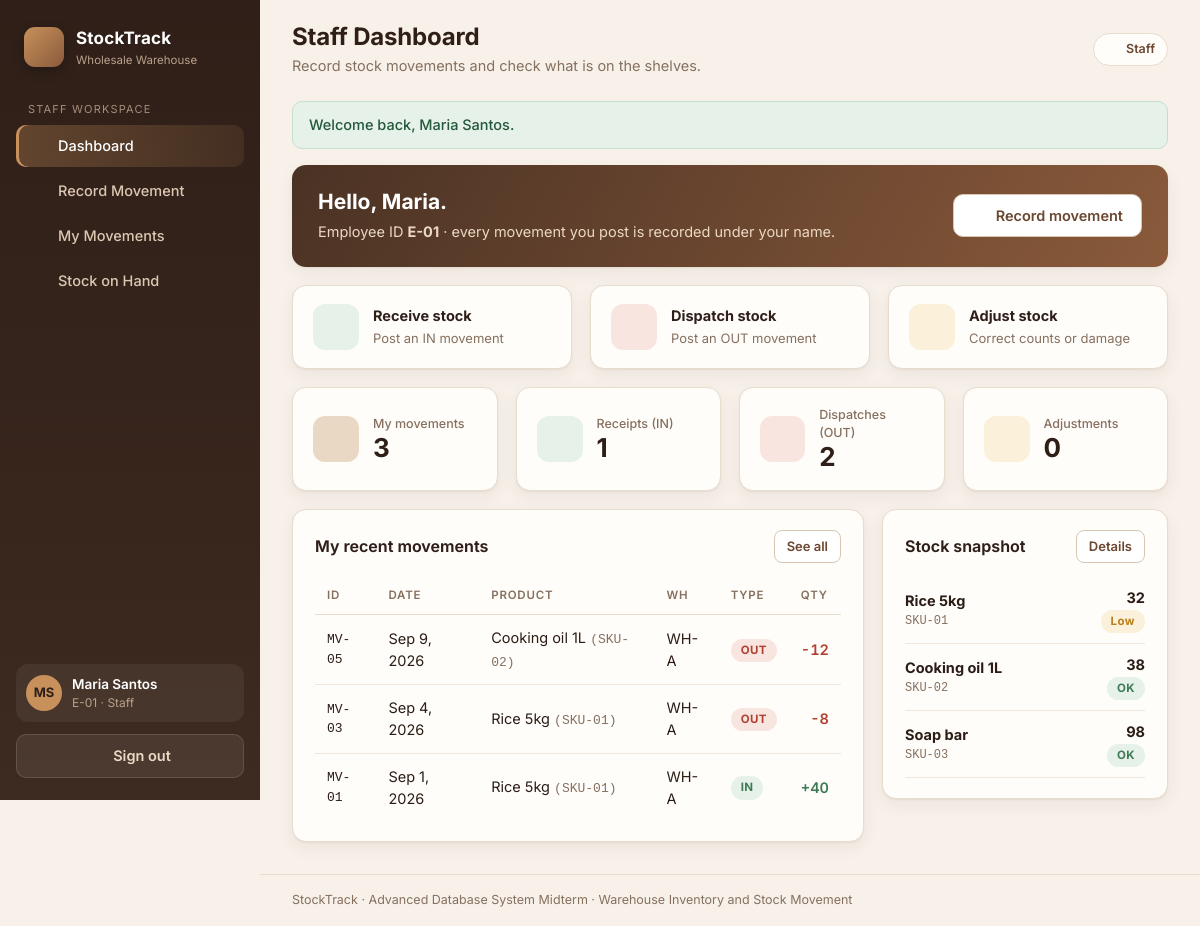
The app's page /staff/dashboard.php (signed in) with its own data.
### tables this page shows
CREATE TABLE users (
  user_id       INT UNSIGNED NOT NULL AUTO_INCREMENT,
  employee_code VARCHAR(20)  NOT NULL,
  full_name     VARCHAR(100) NOT NULL,
  email         VARCHAR(120) NOT NULL,
  password_hash VARCHAR(255) NOT NULL,
  role          ENUM('manager','staff') NOT NULL DEFAULT 'staff',
  is_active     TINYINT(1)   NOT NULL DEFAULT 1,
  created_at    TIMESTAMP    NOT NULL DEFAULT CURRENT_TIMESTAMP,
  PRIMARY KEY (user_id),
  UNIQUE KEY uq_users_employee_code (employee_code),
  UNIQUE KEY uq_users_email (email)
);

CREATE TABLE stock_movements (
  movement_id    INT UNSIGNED NOT NULL AUTO_INCREMENT,
  movement_date  DATE         NOT NULL,
  sku            VARCHAR(20)  NOT NULL,
  warehouse_code VARCHAR(10)  NOT NULL,
  movement_type  ENUM('IN','OUT','ADJUST') NOT NULL,
  quantity       INT          NOT NULL,
  handled_by     INT UNSIGNED NOT NULL,
  remarks        VARCHAR(255) NULL,
  posted_at      TIMESTAMP    NOT NULL DEFAULT CURRENT_TIMESTAMP,
  PRIMARY KEY (movement_id),
  KEY idx_mov_sku_wh   (sku, warehouse_code),
  KEY idx_mov_date     (movement_date),
  KEY idx_mov_handler  (handled_by),
  CONSTRAINT fk_mov_product   FOREIGN KEY (sku)            REFERENCES products   (sku)
    ON UPDATE CASCADE ON DELETE RESTRICT,
  CONSTRAINT fk_mov_warehouse FOREIGN KEY (warehouse_code) REFERENCES warehouses (warehouse_code)
    ON UPDATE CASCADE ON DELETE RESTRICT,
  CONSTRAINT fk_mov_employee  FOREIGN KEY (handled_by)     REFERENCES users      (user_id)
    ON UPDATE CASCADE ON DELETE RESTRICT,
  CONSTRAINT chk_mov_quantity CHECK (
    (movement_type IN ('IN','OUT') AND quantity > 0) OR
    (movement_type = 'ADJUST'      AND quantity <> 0)
  )
);

CREATE TABLE products (
  sku           VARCHAR(20)  NOT NULL,
  product_name  VARCHAR(100) NOT NULL,
  category_id   INT UNSIGNED NOT NULL,
  supplier_code VARCHAR(10)  NOT NULL,
  reorder_level INT UNSIGNED NOT NULL DEFAULT 10,
  is_active     TINYINT(1)   NOT NULL DEFAULT 1,
  PRIMARY KEY (sku),
  CONSTRAINT fk_products_category
    FOREIGN KEY (category_id)   REFERENCES categories (category_id)
    ON UPDATE CASCADE ON DELETE RESTRICT,
  CONSTRAINT fk_products_supplier
    FOREIGN KEY (supplier_code) REFERENCES suppliers (supplier_code)
    ON UPDATE CASCADE ON DELETE RESTRICT
);

### staff/dashboard.php (the view, shortened to what this page needs)
<?php
require_once __DIR__ . '/../includes/bootstrap.php';
$user = require_role('staff');
$pdo = db();
$st = $pdo->prepare(
    "SELECT COUNT(*) AS total,
            COALESCE(SUM(movement_type = 'IN'), 0)     AS ins,
            COALESCE(SUM(movement_type = 'OUT'), 0)    AS outs,
            COALESCE(SUM(movement_type = 'ADJUST'), 0) AS adjs
       FROM stock_movements WHERE handled_by = ?"
);
$st->execute([$user['id']]);
$mine = $st->fetch();
$st = $pdo->prepare(
    'SELECT m.movement_id, m.movement_date, m.sku, p.product_name, m.warehouse_code, m.movement_type, m.quantity
       FROM stock_movements m JOIN products p ON p.sku = m.sku
      WHERE m.handled_by = ? ORDER BY m.movement_id DESC LIMIT 6'
);
$st->execute([$user['id']]);
$recent = $st->fetchAll();
$stock = $pdo->query(
    'SELECT sku, product_name, SUM(on_hand) AS total, MAX(reorder_level) AS reorder
       FROM v_stock_on_hand WHERE is_active = 1
      GROUP BY sku, product_name ORDER BY sku'
)->fetchAll();
$pageTitle = 'Staff Dashboard';
$pageSub   = 'Record stock movements and check what is on the shelves.';
$active    = 'dashboard';
require __DIR__ . '/../includes/header.php';
?>
<div class="hero">
  <div>
    <h2>Hello, <?= e(explode(' ', $user['name'])[0]) ?>.</h2>
    <p>Employee ID <strong><?= e($user['code']) ?></strong> &middot; every movement you post is recorded under your name.</p>
  </div>
  <a class="btn btn-outline" href="<?= e(url('staff/new_movement.php')) ?>"><?= icon('plus', 16) ?> Record movement</a>
</div>
<div class="grid grid-3 mt">
  <a class="action-card" href="<?= e(url('staff/new_movement.php?type=IN')) ?>">
    <div class="stat-ico in"><?= icon('arrow-in', 22) ?></div>
    <div><strong>Receive stock</strong><span class="s">Post an IN movement</span></div>
  </a>
  <a class="action-card" href="<?= e(url('staff/new_movement.php?type=OUT')) ?>">
    <div class="stat-ico out"><?= icon('arrow-out', 22) ?></div>
    <div><strong>Dispatch stock</strong><span class="s">Post an OUT movement</span></div>
  </a>
  <a class="action-card" href="<?= e(url('staff/new_movement.php?type=ADJUST')) ?>">
    <div class="stat-ico warn"><?= icon('sliders', 22) ?></div>
    <div><strong>Adjust stock</strong><span class="s">Correct counts or damage</span></div>
  </a>
</div>
<div class="grid grid-4 mt">
  <div class="card stat"><div class="stat-ico"><?= icon('list', 22) ?></div><div><div class="stat-label">My movements</div><div class="stat-value"><?= (int)$mine['total'] ?></div></div></div>
  <div class="card stat"><div class="stat-ico in"><?= icon('arrow-in', 22) ?></div><div><div class="stat-label">Receipts (IN)</div><div class="stat-value"><?= (int)$mine['ins'] ?></div></div></div>
  <div class="card stat"><div class="stat-ico out"><?= icon('arrow-out', 22) ?></div><div><div class="stat-label">Dispatches (OUT)</div><div class="stat-value"><?= (int)$mine['outs'] ?></div></div></div>
  <div class="card stat"><div class="stat-ico warn"><?= icon('sliders', 22) ?></div><div><div class="stat-label">Adjustments</div><div class="stat-value"><?= (int)$mine['adjs'] ?></div></div></div>
</div>
<div class="grid grid-main mt">
  <div class="card">
    <div class="card-head">
      <div class="card-title">My recent movements</div>
      <a class="btn btn-outline btn-sm" href="<?= e(url('staff/my_movements.php')) ?>">See all</a>
    </div>
    <div class="table-wrap">
      <table class="table">
        <thead><tr><th>ID</th><th>Date</th><th>Product</th><th>WH</th><th>Type</th><th class="num">Qty</th></tr></thead>
        <tbody>
        <?php foreach ($recent as $r): ?>
          <tr>
            <td class="mono"><?= e(movement_code((int)$r['movement_id'])) ?></td>
            <td><?= e(fmt_date($r['movement_date'])) ?></td>
            <td><?= e($r['product_name']) ?> <span class="muted mono">(<?= e($r['sku']) ?>)</span></td>
            <td><?= e($r['warehouse_code']) ?></td>
            <td><?= type_badge($r['movement_type']) ?></td>
            <td class="num"><?= signed_qty($r['movement_type'], (int)$r['quantity']) ?></td>
          </tr>
        <?php endforeach; ?>
        </tbody>
      </table>
    </div>
  </div>
  <div class="card" style="align-self:start">
    <div class="card-head"><div class="card-title">Stock snapshot</div><a class="btn btn-outline btn-sm" href="<?= e(url('stock.php')) ?>">Details</a></div>
    <?php foreach ($stock as $s):
        $low = (int)$s['total'] <= (int)$s['reorder']; ?>
      <div style="display:flex;justify-content:space-between;align-items:center;padding:10px 0;border-bottom:1px solid #f0e6d9">
        <div><strong><?= e($s['product_name']) ?></strong><div class="muted mono" style="font-size:12px"><?= e($s['sku']) ?></div></div>
        <div style="text-align:right">
          <strong><?= fmt_qty($s['total']) ?></strong>
          <div><span class="badge <?= $low ? 'badge-low' : 'badge-ok' ?>"><?= $low ? 'Low' : 'OK' ?></span></div>
        </div>
      </div>
    <?php endforeach; ?>
  </div>
</div>
<?php require __DIR__ . '/../includes/footer.php'; ?>

### includes/header.php (shortened to what this page needs)
<?php
$user = current_user();
$role = $user['role'] ?? 'staff';
$nav = $role === 'manager'
    ? [
        ['dashboard', 'Dashboard',      'manager/dashboard.php',  'dashboard'],
        ['stock',     'Stock on Hand',  'stock.php',              'layers'],
        ['ledger',    'Movement Ledger','manager/movements.php',  'list'],
        ['products',  'Products',       'manager/products.php',   'box'],
        ['suppliers', 'Suppliers',      'manager/suppliers.php',  'truck'],
        ['users',     'Users & Roles',  'manager/users.php',      'users'],
      ]
    : [
        ['dashboard', 'Dashboard',       'staff/dashboard.php',     'dashboard'],
        ['record',    'Record Movement', 'staff/new_movement.php',  'plus'],
        ['mine',      'My Movements',    'staff/my_movements.php',  'list'],
        ['stock',     'Stock on Hand',   'stock.php',               'layers'],
      ];
$initials = '';
foreach (preg_split('/\s+/', trim($user['name'] ?? 'U')) as $part) {
    $initials .= mb_strtoupper(mb_substr($part, 0, 1));
    if (mb_strlen($initials) >= 2) break;
}
?>
<!DOCTYPE html>
<html lang="en">
<head>
  <link rel="stylesheet" href="<?= e(url('assets/css/style.css')) ?>">
</head>
<body>
<div class="app">
  <aside class="sidebar" id="sidebar">
    <div class="brand">
      <span class="brand-mark"><?= icon('box', 20) ?></span>
      <div>
        <div class="brand-name"><?= e(APP_NAME) ?></div>
        <div class="brand-sub">Wholesale Warehouse</div>
      </div>
    </div>
    <div class="nav-label"><?= $role === 'manager' ? 'Manager workspace' : 'Staff workspace' ?></div>
    <nav class="nav">
      <?php foreach ($nav as [$key, $label, $path, $ico]): ?>
        <a href="<?= e(url($path)) ?>" class="nav-link <?= ($active ?? '') === $key ? 'is-active' : '' ?>">
          <?= icon($ico) ?><span><?= e($label) ?></span>
        </a>
      <?php endforeach; ?>
    </nav>
    <div class="sidebar-foot">
      <div class="user-chip">
        <span class="avatar"><?= e($initials) ?></span>
        <div class="user-meta">
          <div class="user-name"><?= e($user['name'] ?? '') ?></div>
          <div class="user-role"><?= e($user['code'] ?? '') ?> &middot; <?= e(ucfirst($role)) ?></div>
        </div>
      </div>
      <form method="post" action="<?= e(url('logout.php')) ?>">
        <button type="submit" class="btn btn-ghost btn-block"><?= icon('logout', 16) ?> Sign out</button>
      </form>
    </div>
  </aside>
  <div class="main">
    <header class="topbar">
      <div>
        <h1 class="page-title"><?= e($pageTitle ?? '') ?></h1>
        <?php if (!empty($pageSub)): ?><p class="page-sub"><?= e($pageSub) ?></p><?php endif; ?>
      </div>
      <div class="topbar-right">
        <span class="role-pill role-<?= e($role) ?>"><?= icon('shield', 14) ?> <?= e(ucfirst($role)) ?></span>
      </div>
    </header>
    <main class="content">
      <?php foreach (pull_flashes() as $f): ?>
        <div class="alert alert-<?= e($f['type']) ?>"><?= e($f['message']) ?></div>
      <?php endforeach; ?>

### includes/bootstrap.php (shortened to what this page needs)
<?php
function db(): PDO
{
    static $pdo = null;
    if ($pdo === null) {
        $dsn = 'mysql:host=' . DB_HOST . ';port=' . DB_PORT . ';dbname=' . DB_NAME . ';charset=utf8mb4';
        try {
            $pdo = new PDO($dsn, DB_USER, DB_PASS, [
                PDO::ATTR_ERRMODE            => PDO::ERRMODE_EXCEPTION,
                PDO::ATTR_DEFAULT_FETCH_MODE => PDO::FETCH_ASSOC,
                PDO::ATTR_EMULATE_PREPARES   => false,
            ]);
        } catch (PDOException $e) {
            http_response_code(500);
            exit('<h2 style="font-family:sans-serif;color:#5d4037">Database connection failed.</h2>'
               . '<p style="font-family:sans-serif">Start MySQL in XAMPP, import <code>database/warehouse_inventory.sql</code>, '
               . 'and check <code>config/config.php</code>.</p>');
        }
    }
    return $pdo;
}
function e(?string $value): string
{
    return htmlspecialchars((string)$value, ENT_QUOTES | ENT_SUBSTITUTE, 'UTF-8');
}
function url(string $path = ''): string
{
    return BASE_URL . '/' . ltrim($path, '/');
}
function pull_flashes(): array
{
    $items = $_SESSION['flash'] ?? [];
    return $items;
}
function movement_code(int $id): string
{
    return 'MV-' . str_pad((string)$id, 2, '0', STR_PAD_LEFT);
}
function fmt_date(string $date): string
{
    $t = strtotime($date);
    return $t ? date('M j, Y', $t) : $date;
}
function fmt_qty(int|string $n): string
{
    return number_format((int)$n);
}
function type_badge(string $type): string
{
    $map = ['IN' => 'badge-in', 'OUT' => 'badge-out', 'ADJUST' => 'badge-adjust'];
    return '<span class="badge ' . ($map[$type] ?? '') . '">' . e($type) . '</span>';
}
function signed_qty(string $type, int $qty): string
{
    if ($type === 'OUT') {
        return '<span class="qty-neg">-' . fmt_qty($qty) . '</span>';
    }
    return '<span class="qty-pos">+' . fmt_qty($qty) . '</span>';
}
function current_user(): ?array
{
    return $_SESSION['user'] ?? null;
}
function require_login(): array
{
    $user = current_user();
    $st = db()->prepare('SELECT role, is_active FROM users WHERE user_id = ?');
    $st->execute([$user['id']]);
    return $user;
}
function require_role(string ...$roles): array
{
    $user = require_login();
    return $user;
}
function icon(string $name, int $size = 18): string
{
    $paths = [
        'dashboard' => '<rect x="3" y="3" width="7" height="9" rx="1"/><rect x="14" y="3" width="7" height="5" rx="1"/><rect x="14" y="12" width="7" height="9" rx="1"/><rect x="3" y="16" width="7" height="5" rx="1"/>',
        'box'       => '<path d="M21 8 12 3 3 8v8l9 5 9-5V8z"/><path d="M3 8l9 5 9-5M12 13v8"/>',
        'layers'    => '<path d="M12 2 2 7l10 5 10-5-10-5z"/><path d="M2 17l10 5 10-5M2 12l10 5 10-5"/>',
        'list'      => '<path d="M8 6h13M8 12h13M8 18h13M3 6h.01M3 12h.01M3 18h.01"/>',
        'truck'     => '<path d="M1 3h15v13H1zM16 8h4l3 3v5h-7V8z"/><circle cx="5.5" cy="18.5" r="2"/><circle cx="18.5" cy="18.5" r="2"/>',
        'users'     => '<path d="M17 21v-2a4 4 0 0 0-4-4H5a4 4 0 0 0-4 4v2"/><circle cx="9" cy="7" r="4"/><path d="M23 21v-2a4 4 0 0 0-3-3.87M16 3.13a4 4 0 0 1 0 7.75"/>',
        'plus'      => '<path d="M12 5v14M5 12h14"/>',
        'logout'    => '<path d="M9 21H5a2 2 0 0 1-2-2V5a2 2 0 0 1 2-2h4M16 17l5-5-5-5M21 12H9"/>',
        'arrow-in'  => '<path d="M12 3v12M7 10l5 5 5-5M5 21h14"/>',
        'arrow-out' => '<path d="M12 21V9M7 14l5-5 5 5M5 3h14"/>',
        'sliders'   => '<path d="M4 21v-7M4 10V3M12 21v-9M12 8V3M20 21v-5M20 12V3M1 14h6M9 8h6M17 16h6"/>',
        'alert'     => '<path d="M10.3 3.9 1.8 18a2 2 0 0 0 1.7 3h17a2 2 0 0 0 1.7-3L13.7 3.9a2 2 0 0 0-3.4 0zM12 9v4M12 17h.01"/>',
        'lock'      => '<rect x="3" y="11" width="18" height="11" rx="2"/><path d="M7 11V7a5 5 0 0 1 10 0v4"/>',
        'check'     => '<path d="M20 6 9 17l-5-5"/>',
        'edit'      => '<path d="M11 4H4a2 2 0 0 0-2 2v14a2 2 0 0 0 2 2h14a2 2 0 0 0 2-2v-7M18.5 2.5a2.1 2.1 0 0 1 3 3L12 15l-4 1 1-4 9.5-9.5z"/>',
        'shield'    => '<path d="M12 22s8-4 8-10V5l-8-3-8 3v7c0 6 8 10 8 10z"/>',
        'search'    => '<circle cx="11" cy="11" r="8"/><path d="m21 21-4.3-4.3"/>',
    ];
    $p = $paths[$name] ?? '';
    return '<svg class="icon" width="' . $size . '" height="' . $size . '" viewBox="0 0 24 24" fill="none" '
         . 'stroke="currentColor" stroke-width="2" stroke-linecap="round" stroke-linejoin="round" aria-hidden="true">' . $p . '</svg>';
}

### records on screen
users: role "Staff"
stock_movements: movement_id "MV-05", movement_date "Sep 9, 2026", sku.product_name "Cooking oil 1L", sku "SKU-02", warehouse_code "WH-A", movement_type "OUT", quantity "12"
stock_movements: movement_id "MV-03", movement_date "Sep 4, 2026", sku.product_name "Rice 5kg", sku "SKU-01", warehouse_code "WH-A", movement_type "OUT", quantity "8"
stock_movements: movement_id "MV-01", movement_date "Sep 1, 2026", sku.product_name "Rice 5kg", sku "SKU-01", warehouse_code "WH-A", movement_type "IN", quantity "40"
products: product_name "Rice 5kg", sku "SKU-01", total "32", shows "Low"
products: product_name "Cooking oil 1L", sku "SKU-02", total "38", shows "OK"
products: product_name "Soap bar", sku "SKU-03", total "98", shows "OK"

### other values on screen
APP_NAME "StockTrack"
$label "Dashboard"
$label "Record Movement"
$label "My Movements"
$label "Stock on Hand"
$initials "MS"
$user['name'] "Maria Santos"
$user['code'] "E-01"
$pageTitle "Staff Dashboard"
$pageSub "Record stock movements and check what is on the shelves."
$f['message'] "Welcome back, Maria Santos."
explode(' ', $user['name'])[0] "Maria"
$mine['total'] "3"
$mine['ins'] "1"
$mine['outs'] "2"
